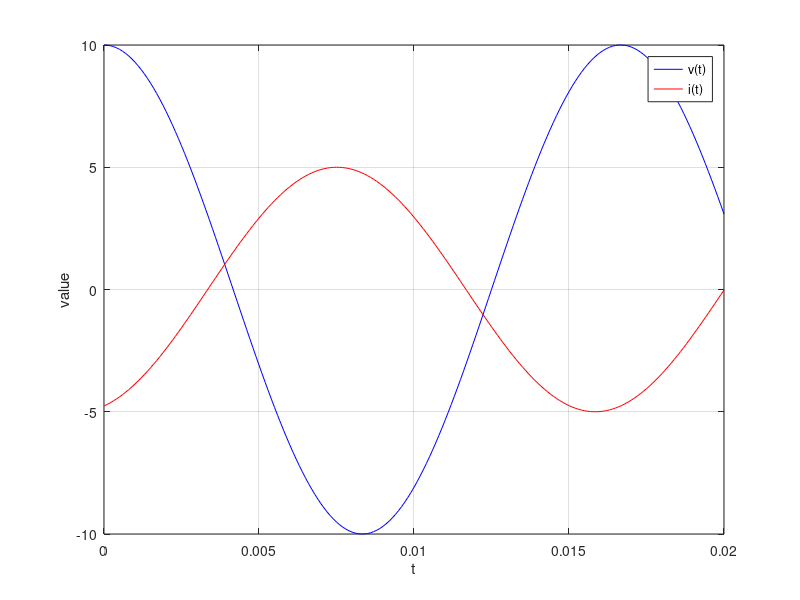

MATLAB code for this plot:
t = 0:0.0001:0.02; 
v = 10 * cos(377 * t);
i = 5 * cos(377 * t + 60);
plot(t, v, 'b', t, i, 'r');
xlabel('t');
ylabel('value');
legend('v(t)', 'i(t)');
grid on;
